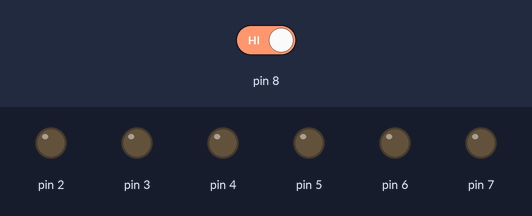
The sketch below on a simulated Arduino Uno, built with avr-gcc and run on an emulated ATmega328P. Parts: output pins drawn as LEDs (lit = HIGH). The inputs (shaded band) are chosen by the test bench; at power-on: pin 8 HIGH.

Above: at 1.2 s.
1.3 s: pin 8 driven LOW
At 2.6 s:
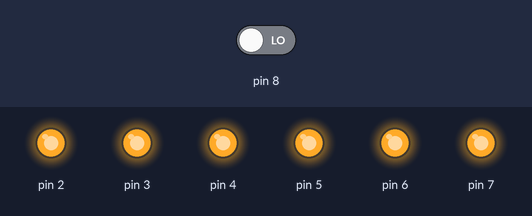
Timing chart, 0 to 10.3 s (numbered marks = the images above; inputs shaded):
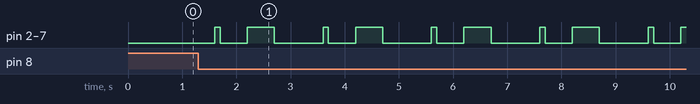

Measured:
- after the input at 1.3 s, pin 2–7: LOW → HIGH after 0.30 s, then repeats every 2.0 s: LOW 0.50 s, HIGH 0.50 s, LOW 0.90 s, HIGH 0.10 s

The sketch:

JuegoDeLucesConPulsador_Pag42_.ino
```cpp
 /* TRANSCRITO POR GUSTAVO JARRO CALLIZAYA*/
 /*DEL*/
 /*TEXTO: ROBOTICA CON ARDUINO 1 (SECUNDARIA COMUNITARIA PRODUCTIVA
 * ) "TECHHOME"*/
  /* PRACTICA: JUEGO DE LUCES CON PULSADOR
   *  PAGINA 42 DEL TEXTO*   */
int led=0;
void setup() {
  // put your setup code here, to run once:
  pinMode(2,OUTPUT);
  pinMode(3,OUTPUT);
  pinMode(4,OUTPUT);
  pinMode(5,OUTPUT);
  pinMode(6,OUTPUT);
  pinMode(7,OUTPUT);
  pinMode(8, INPUT); /*PUlSADOR*/

}

void loop() {
  // put your main code here, to run repeatedly:
int pulsador = digitalRead(8);
delay(200);
if(pulsador==0){
  led ++ ;
}
if(led==1){ /*PRIMER SECUENCIA*/
  digitalWrite(2, HIGH);
  digitalWrite(3, HIGH);
  digitalWrite(4, HIGH);
  digitalWrite(5, HIGH);
  digitalWrite(6, HIGH);
  digitalWrite(7, HIGH);
  delay(100);

  digitalWrite(2, LOW);
  digitalWrite(3, LOW);
  digitalWrite(4, LOW);
  digitalWrite(5, LOW);
  digitalWrite(6, LOW);
  digitalWrite(7, LOW);
  delay(300);
}
if(led==2){/*SEGUNDA SECUENCIA*/
   digitalWrite(2, HIGH);
  digitalWrite(3, HIGH);
  digitalWrite(4, HIGH);
  digitalWrite(5, HIGH);
  digitalWrite(6, HIGH);
  digitalWrite(7, HIGH);
  delay(500);
  digitalWrite(2, LOW);
  digitalWrite(3, LOW);
  digitalWrite(4, LOW);
  digitalWrite(5, LOW);
  digitalWrite(6, LOW);
  digitalWrite(7, LOW);
  delay(500);
}
if(led==3){/*TERCER SECUENCIA*/
  digitalWrite(2, LOW);
  digitalWrite(3, LOW);
  digitalWrite(4, LOW);
  digitalWrite(5, LOW);
  digitalWrite(6, LOW);
  digitalWrite(7, LOW);

  led=0;


}
}
```
